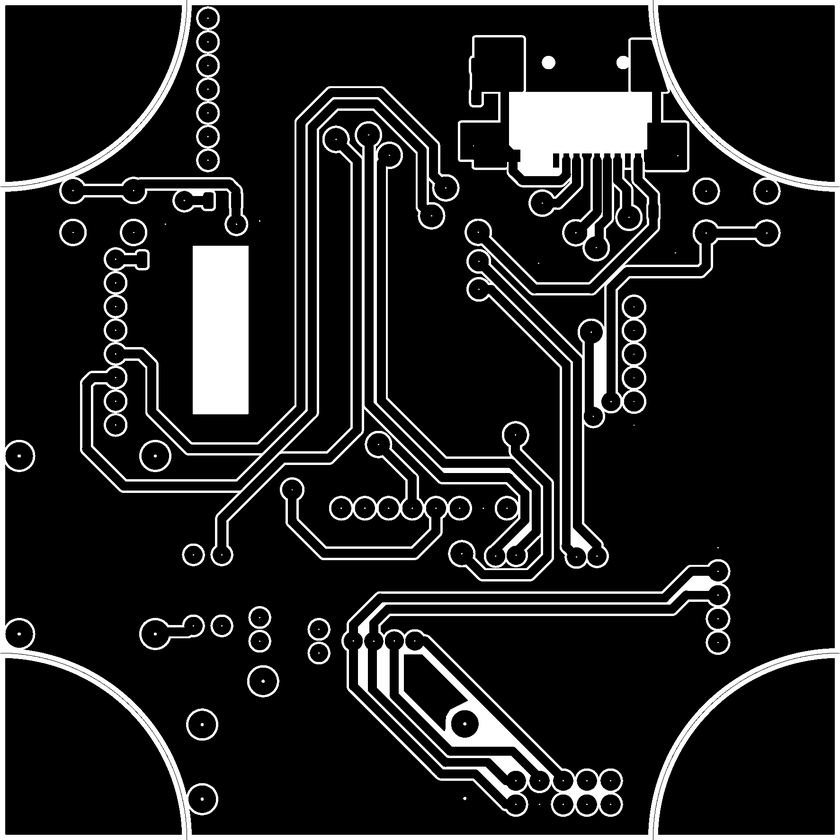
#> input picture hardware_not_tested/png_raw/GC_Front.png, 840 x 840 px, shrunk from 1774 x 1774 before the run
$ python shades2color.py
#> lines starting #> are read from the running program, lines starting #| are printed output that depends on the picture; after the words box and inside, x2 and y2 are one past the last pixel; in counts of white or black regions, pixels touching at a corner belong together
from PIL import Image

def convert_to_black_and_white(input_path, output_path):
#> called with input_path = 'GC_Front.png', output_path = 'output.png'
    img = Image.open(input_path).convert("L")  # Конвертуємо в градації сірого
#> img is the input picture: PIL image 840x840 L; min 0, max 255, mean 34.1
    pixels = img.load()

    threshold = 10

    for y in range(img.height):
        for x in range(img.width):
            pixels[x, y] = 255 if pixels[x, y] >= threshold else 0

    img.save(output_path)
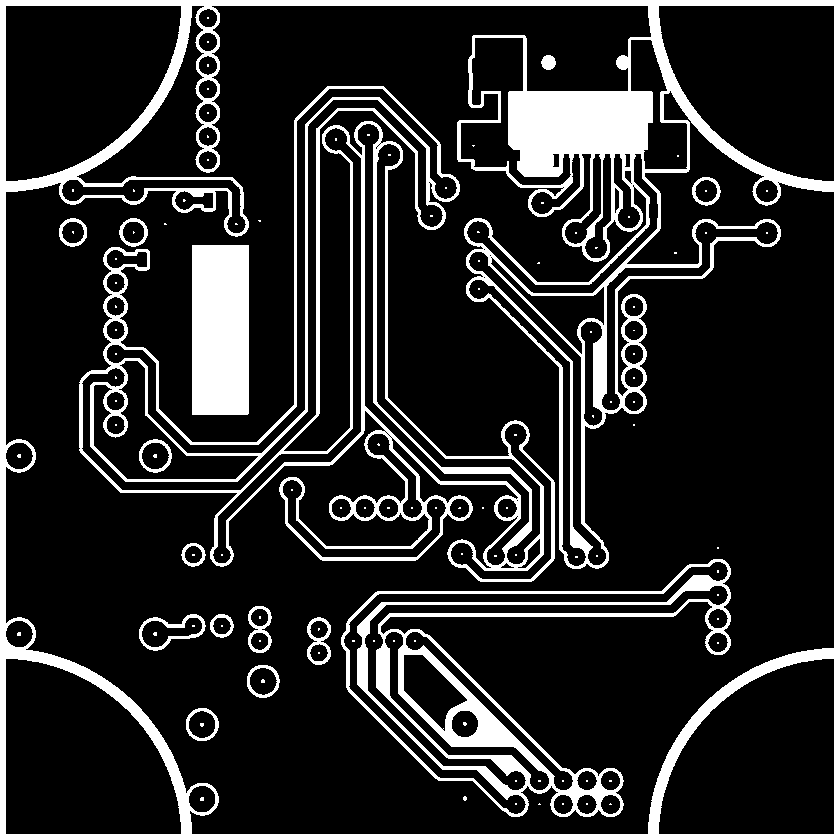
#> saved as output.png: PIL image 840x840 L; 16.6% white; 120 white regions (104 under 20 px), largest, box (x1, y1, x2, y2) and area: (0, 0, 840, 840) 62513, (79, 86, 555, 582) 25242, (341, 559, 731, 817) 15272

convert_to_black_and_white("GC_Front.png", "output.png")

$ run again, with hardware_not_tested/png_raw/GC_Back.png copied over hardware_not_tested/png_raw/GC_Front.png
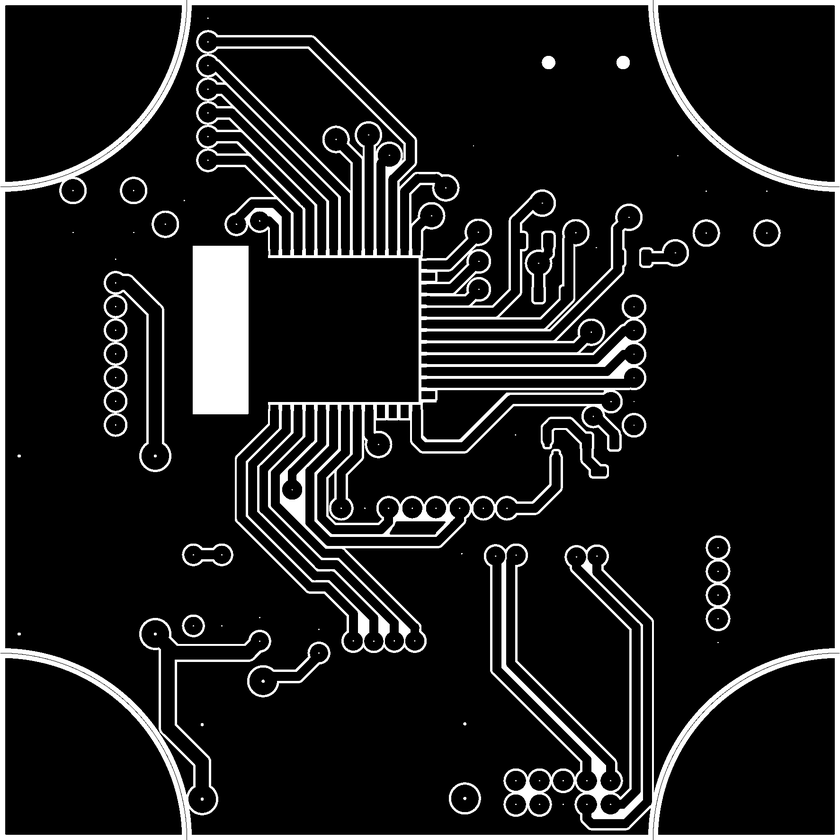
#> input picture hardware_not_tested/png_raw/GC_Back.png, 840 x 840 px, shrunk from 1774 x 1774 before the run
#> in convert_to_black_and_white, img is the input picture: PIL image 840x840 L; min 0, max 255, mean 29.4
#> in convert_to_black_and_white, `img.save(output_path)`:
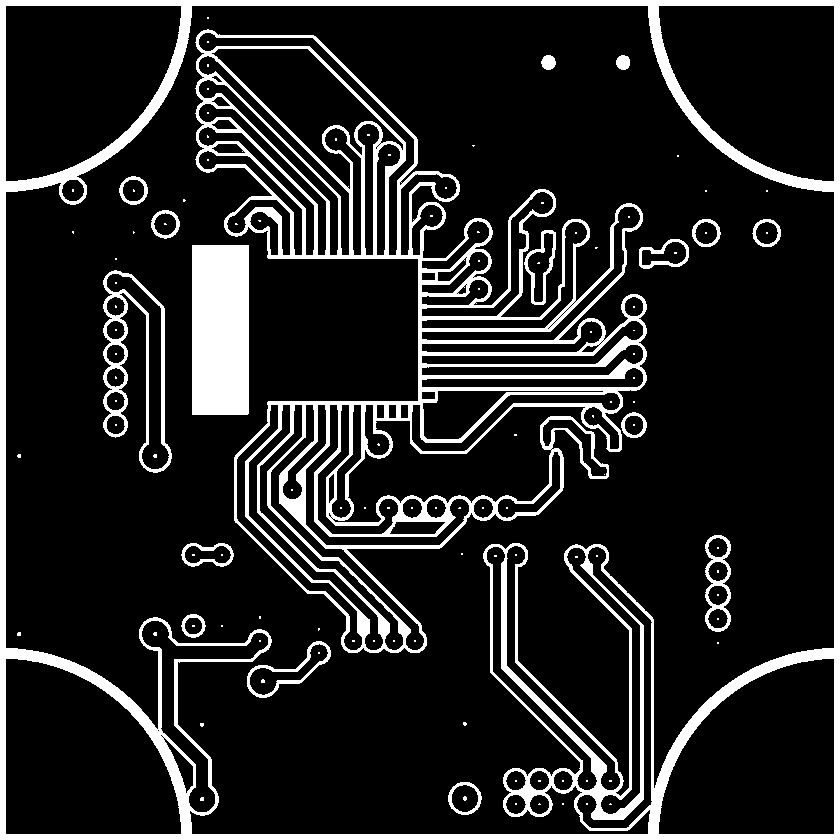
#> saved as output.png: PIL image 840x840 L; 14.6% white; 123 white regions (105 under 20 px), largest, box (x1, y1, x2, y2) and area: (0, 0, 840, 840) 43895, (195, 29, 647, 653) 40108, (192, 245, 249, 415) 9689
